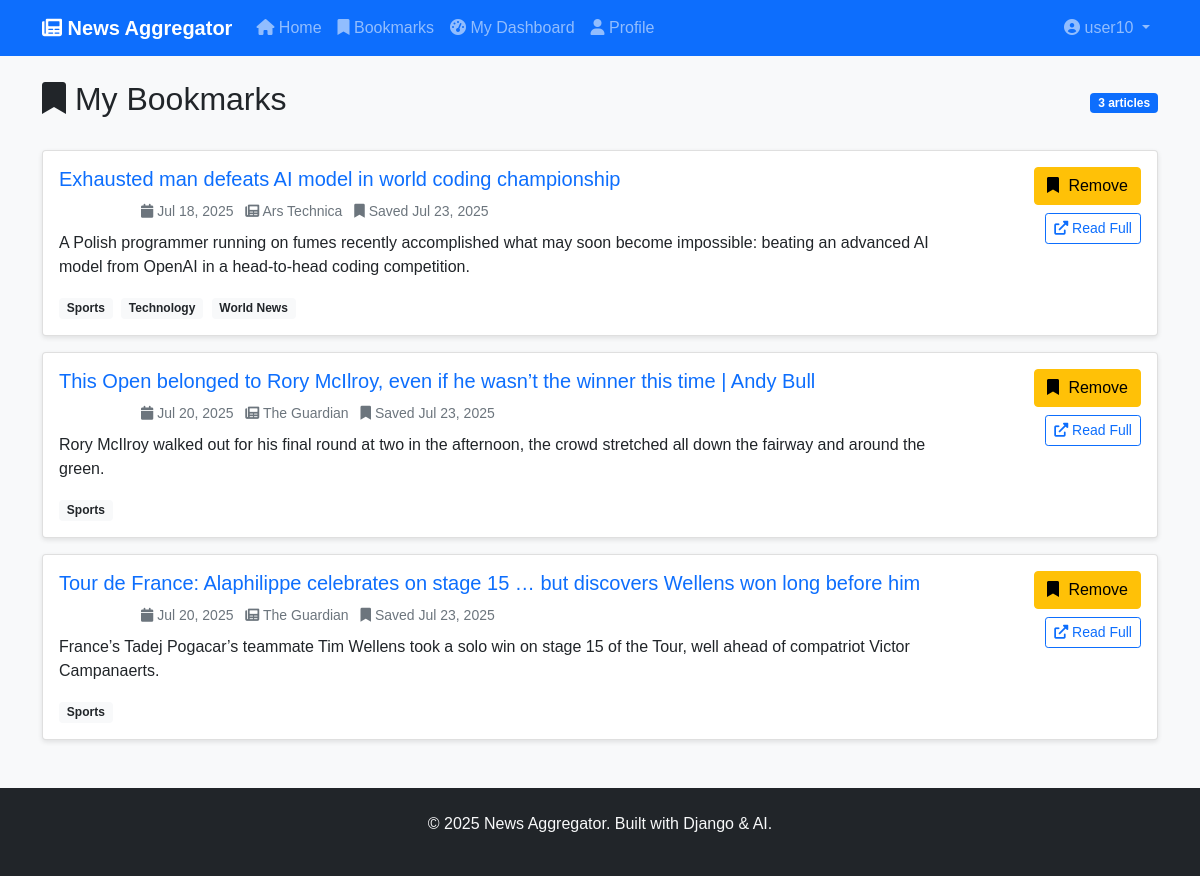
The page /bookmarks/ (signed in) on the database its author committed.
### apps/news/models.py (models this page shows, shortened)
class Bookmark(models.Model):
    user = models.ForeignKey(
        User,
        on_delete=models.CASCADE,
        related_name='bookmarks'
    )
    article = models.ForeignKey(
        Article,
        on_delete=models.CASCADE,
        related_name='bookmarked_by'
    )
    created_at = models.DateTimeField(auto_now_add=True)
    class Meta:
        unique_together = ['user', 'article']
        ordering = ['-created_at']

class Article(models.Model):
    BIAS_CHOICES = [
        ('LEFT', 'Left-leaning'),
        ('RIGHT', 'Right-leaning'),
        ('NEUTRAL', 'Neutral'),
        ('UNKNOWN', 'Unknown'),
    ]
    title = models.CharField(max_length=500, db_index=True)
    image_url = models.URLField(blank=True, null=True)
    url = models.URLField(unique=True)
    description = models.TextField(blank=True)
    summary = models.TextField(blank=True, null=True)  # AI-generated summary
    content = models.TextField(blank=True)
    author = models.CharField(max_length=200, blank=True)
    source = models.CharField(max_length=200, db_index=True)
    published_date = models.DateTimeField(db_index=True)
    created_at = models.DateTimeField(auto_now_add=True)
    updated_at = models.DateTimeField(auto_now=True)
    summary = models.TextField(blank=True)
    bias_score = models.CharField(
        max_length=10,
        choices=BIAS_CHOICES,
        default='UNKNOWN',
        db_index=True
    )
    categories = models.ManyToManyField(Category, blank=True)
    created_at = models.DateTimeField(auto_now_add=True)
    class Meta:
        ordering = ['-published_date']
        indexes = [
            models.Index(fields=['published_date', 'bias_score']),
            models.Index(fields=['source', 'published_date']),
        ]
    @property
    def bias_color(self):
        return {
            'LEFT': '#3498db',      # blue
            'RIGHT': '#e74c3c',     # red
            'NEUTRAL': '#2ecc71',   # green
            'UNKNOWN': '#95a5a6',   # grey
        }.get(self.bias_score, '#95a5a6')
    @property
    def get_bias_score_display(self):
        bias_labels = {
            'left': 'Left Bias',
            'center': 'Center',
            'right': 'Right Bias',
            'unknown': 'Unknown'
        }
        return bias_labels.get(self.bias_score, 'Unknown')

class Category(models.Model):
    name = models.CharField(max_length=100, unique=True)
    slug = models.SlugField(unique=True)
    description = models.TextField(blank=True)
    created_at = models.DateTimeField(auto_now_add=True)
    class Meta:
        verbose_name_plural = "Categories"
        ordering = ['name']

### apps/news/views.py (the view)
# urls.py: path('bookmarks/', views.bookmarks, name='bookmarks'),
@login_required
def bookmarks(request):
    bookmarks = Bookmark.objects.filter(user=request.user)
    paginator = Paginator(bookmarks, 10)
    page_number = request.GET.get('page')
    page_obj = paginator.get_page(page_number)
    context = {
        'page_obj': page_obj,
    }
    return render(request, 'bookmarks.html', context)

### templates/bookmarks.html (shortened to what this page needs)
{% extends 'base.html' %}
{% block content %}
<div class="d-flex justify-content-between align-items-center mb-4">
    <h2><i class="fas fa-bookmark"></i> My Bookmarks</h2>
    <span class="badge bg-primary">{{ page_obj.paginator.count }} articles</span>
</div>
{% if page_obj.object_list %}
{% for bookmark in page_obj %}
<div class="card mb-3">
    <div class="card-body">
        <div class="row">
            <div class="col-md-10">
                <h5 class="card-title">
                    <a href="{% url 'article_detail' bookmark.article.id %}" class="text-decoration-none">
                        {{ bookmark.article.title }}
                    </a>
                </h5>
                <div class="mb-2">
                    <span class="badge bg-{{ bookmark.article.bias_color }}">
                    </span>
                    <small class="text-muted ms-2">
                        <i class="fas fa-calendar"></i> {{ bookmark.article.published_date|date:"M d, Y" }}
                    </small>
                    <small class="text-muted ms-2">
                        <i class="fas fa-newspaper"></i> {{ bookmark.article.source }}
                    </small>
                    <small class="text-muted ms-2">
                        <i class="fas fa-bookmark"></i> Saved {{ bookmark.created_at|date:"M d, Y" }}
                    </small>
                </div>
                {% if bookmark.article.summary %}
                <p class="card-text">{{ bookmark.article.summary }}</p>
                {% else %}
                <p class="card-text">{{ bookmark.article.description|truncatewords:30 }}</p>
                {% endif %}
                <div class="article-categories">
                    {% for category in bookmark.article.categories.all %}
                    <span class="badge bg-light text-dark me-1">{{ category.name }}</span>
                    {% endfor %}
                </div>
            </div>
            <div class="col-md-2 text-end">
                <button class="btn btn-warning bookmark-btn mb-2"
                        data-article-id="{{ bookmark.article.id }}"
                        data-bookmarked="true">
                    <i class="fas fa-bookmark"></i> Remove
                </button>
                <div>
                    <a href="{{ bookmark.article.url }}" target="_blank" class="btn btn-sm btn-outline-primary">
                        <i class="fas fa-external-link-alt"></i> Read Full
                    </a>
                </div>
            </div>
        </div>
    </div>
</div>
{% endfor %}
{% endif %}
{% endblock content %}

### templates/base.html (shortened to what this page needs)
<!DOCTYPE html>
<html lang="en">
<head>
    <link href="https://cdn.jsdelivr.net/npm/bootstrap@5.1.3/dist/css/bootstrap.min.css" rel="stylesheet">
    <link href="https://cdnjs.cloudflare.com/ajax/libs/font-awesome/6.0.0/css/all.min.css" rel="stylesheet">
    <link href="{% load static %}{% static 'css/style.css' %}" rel="stylesheet">
</head>
<body>
    <nav class="navbar navbar-expand-lg navbar-dark bg-primary">
        <div class="container">
            <a class="navbar-brand" href="{% url 'home' %}">
                <i class="fas fa-newspaper"></i> News Aggregator
            </a>
            <div class="collapse navbar-collapse" id="navbarNav">
                <ul class="navbar-nav me-auto">
                    <li class="nav-item">
                        <a class="nav-link" href="{% url 'home' %}">
                            <i class="fas fa-home"></i> Home
                        </a>
                    </li>
                    {% if user.is_authenticated %}
                    <li class="nav-item">
                        <a class="nav-link" href="{% url 'bookmarks' %}">
                            <i class="fas fa-bookmark"></i> Bookmarks
                        </a>
                    </li>
                    <li class="nav-item">
                        <a class="nav-link" href="{% url 'dashboard' %}">
                            <i class="fas fa-tachometer-alt"></i> My Dashboard
                        </a>
                    </li>
                    <li class="nav-item">
                        <a class="nav-link" href="{% url 'profile' %}">
                            <i class="fas fa-user"></i> Profile
                        </a>
                    </li>
                    {% endif %}
                </ul>
                <ul class="navbar-nav">
                    {% if user.is_authenticated %}
                    <li class="nav-item dropdown">
                        <a class="nav-link dropdown-toggle" href="#" role="button" data-bs-toggle="dropdown">
                            <i class="fas fa-user-circle"></i> {{ user.username }}
                        </a>
                    </li>
                    {% endif %}
                </ul>
            </div>
        </div>
    </nav>
    <main class="container mt-4">
        {% block content %}
        {% endblock %}
    </main>
    <footer class="bg-dark text-light mt-5 py-4">
        <div class="container text-center">
            <p>&copy; 2025 News Aggregator. Built with Django & AI.</p>
        </div>
    </footer>
    <script src="{% load static %}{% static 'js/main.js' %}"></script>
</body>
</html>

### static/css/style.css (style rules this page uses)
body { font-family: Arial, sans-serif; background-color: #f8f9fa; }
.navbar-brand { font-weight: bold; }
.card { box-shadow: 0 2px 5px rgba(0,0,0,0.1); }
.bookmark-btn { white-space: nowrap; }
.bookmark-btn .fas { margin-right: 5px; }

### rows shown on the page
Bookmark: article "Exhausted man defeats AI model in world coding championship", article.published_date "Jul 18, 2025", article.source "Ars Technica", created_at "Jul 23, 2025", article.summary "A Polish programmer running on fumes recently accomplished what may soon become impossible: beating an advanced AI model from OpenAI in a head-to-head coding competition."
Category: name "Sports"
Category: name "Technology"
Category: name "World News"
Bookmark: article "This Open belonged to Rory McIlroy, even if he wasn’t the winner this time | Andy Bull", article.published_date "Jul 20, 2025", article.source "The Guardian", created_at "Jul 23, 2025", article.summary "Rory McIlroy walked out for his final round at two in the afternoon, the crowd stretched all down the fairway and around the green."
Bookmark: article "Tour de France: Alaphilippe celebrates on stage 15 … but discovers Wellens won long before him", article.published_date "Jul 20, 2025", article.source "The Guardian", created_at "Jul 23, 2025", article.summary "France’s Tadej ­Pogacar’s teammate Tim Wellens took a solo win on stage 15 of the Tour, well ahead of compatriot Victor Campanaerts."

### other values the page prints
{{ user.username }} "user10"
{{ page_obj.paginator.count }} "3"
